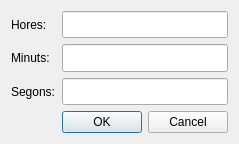
<?xml version="1.0" encoding="UTF-8"?>
<ui version="4.0">
 <class>TempsDialog</class>
 <widget class="QDialog" name="TempsDialog">
  <property name="geometry">
   <rect>
    <x>0</x>
    <y>0</y>
    <width>239</width>
    <height>144</height>
   </rect>
  </property>
  <property name="windowTitle">
   <string>Dialog</string>
  </property>
  <layout class="QGridLayout" name="gridLayout_2">
   <item row="0" column="0">
    <layout class="QGridLayout" name="gridLayout">
     <item row="0" column="0">
      <widget class="QLabel" name="label">
       <property name="text">
        <string>Hores:</string>
       </property>
      </widget>
     </item>
     <item row="0" column="1">
      <widget class="QLineEdit" name="lineEdit">
       <property name="sizePolicy">
        <sizepolicy hsizetype="Expanding" vsizetype="Expanding">
         <horstretch>0</horstretch>
         <verstretch>0</verstretch>
        </sizepolicy>
       </property>
       <property name="alignment">
        <set>Qt::AlignCenter</set>
       </property>
      </widget>
     </item>
     <item row="1" column="0">
      <widget class="QLabel" name="label_2">
       <property name="text">
        <string>Minuts:</string>
       </property>
      </widget>
     </item>
     <item row="1" column="1">
      <widget class="QLineEdit" name="lineEdit_2">
       <property name="sizePolicy">
        <sizepolicy hsizetype="Expanding" vsizetype="Expanding">
         <horstretch>0</horstretch>
         <verstretch>0</verstretch>
        </sizepolicy>
       </property>
       <property name="alignment">
        <set>Qt::AlignCenter</set>
       </property>
      </widget>
     </item>
     <item row="2" column="0">
      <widget class="QLabel" name="label_3">
       <property name="text">
        <string>Segons:</string>
       </property>
      </widget>
     </item>
     <item row="2" column="1">
      <widget class="QLineEdit" name="lineEdit_3">
       <property name="sizePolicy">
        <sizepolicy hsizetype="Expanding" vsizetype="Expanding">
         <horstretch>0</horstretch>
         <verstretch>0</verstretch>
        </sizepolicy>
       </property>
       <property name="alignment">
        <set>Qt::AlignCenter</set>
       </property>
      </widget>
     </item>
     <item row="3" column="0" colspan="2">
      <widget class="QDialogButtonBox" name="buttonBox">
       <property name="styleSheet">
        <string notr="true"/>
       </property>
       <property name="orientation">
        <enum>Qt::Horizontal</enum>
       </property>
       <property name="standardButtons">
        <set>QDialogButtonBox::Cancel|QDialogButtonBox::Ok</set>
       </property>
       <property name="centerButtons">
        <bool>false</bool>
       </property>
      </widget>
     </item>
    </layout>
   </item>
  </layout>
 </widget>
 <resources/>
 <connections>
  <connection>
   <sender>buttonBox</sender>
   <signal>accepted()</signal>
   <receiver>TempsDialog</receiver>
   <slot>accept()</slot>
   <hints>
    <hint type="sourcelabel">
     <x>248</x>
     <y>254</y>
    </hint>
    <hint type="destinationlabel">
     <x>157</x>
     <y>274</y>
    </hint>
   </hints>
  </connection>
  <connection>
   <sender>buttonBox</sender>
   <signal>rejected()</signal>
   <receiver>TempsDialog</receiver>
   <slot>reject()</slot>
   <hints>
    <hint type="sourcelabel">
     <x>316</x>
     <y>260</y>
    </hint>
    <hint type="destinationlabel">
     <x>286</x>
     <y>274</y>
    </hint>
   </hints>
  </connection>
 </connections>
</ui>
